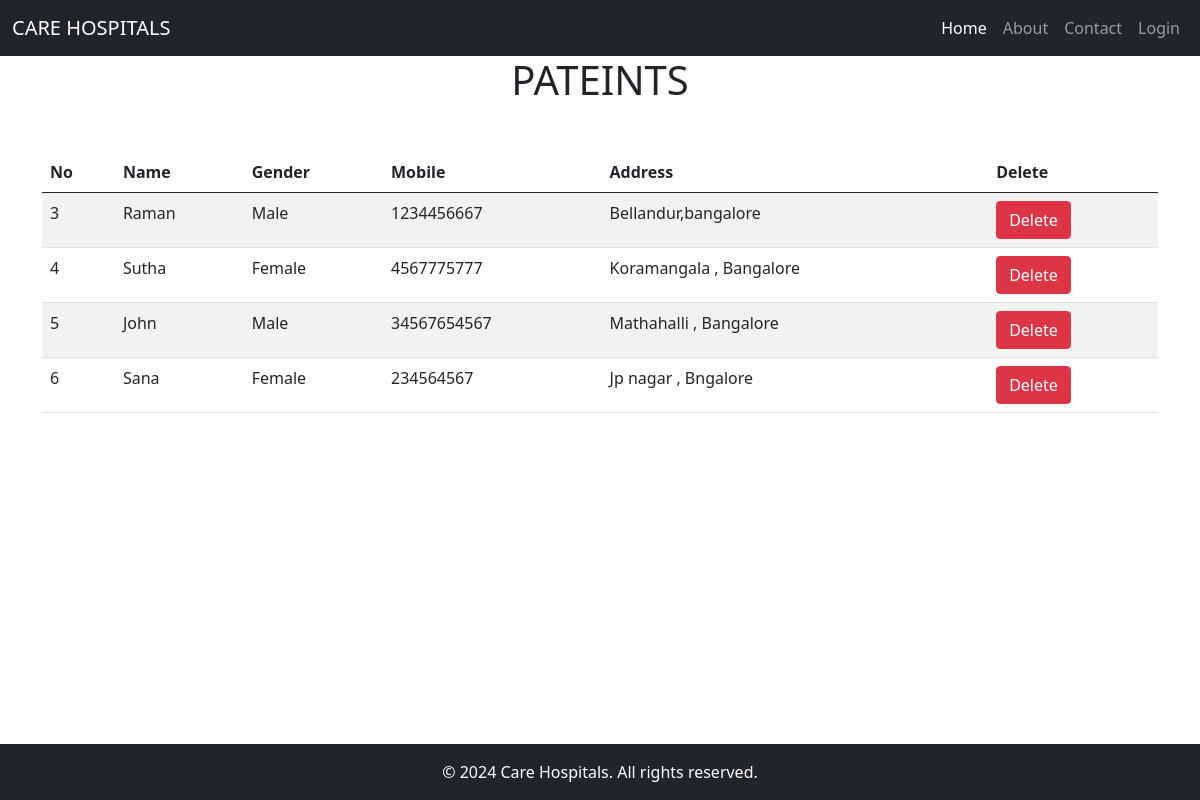
Screenshot of /view_pateint/ with the database file from the repository.
### hospital/models.py (models this page shows, shortened)
class Pateint(models.Model):
    name=models.CharField(max_length=100)
    gender=models.CharField(max_length=10)
    mobile=models.IntegerField(null=True)
    address=models.TextField(max_length=200)

### hospital/views.py (the view)
# urls.py: path('view_pateint/',View_pateint,name='view_pateint'),
def View_pateint(request):
    patient=Pateint.objects.all()
    p={"p":patient}
    return render(request,"view_pateint.html",p)

### hospital/templates/view_pateint.html
{%extends 'base.html'%}
{%block content%}
{% include 'navbar.html'%}
<h1 class="text-center">PATEINTS</h1>
<div class="container mt-5 display" >
    <table class="table table-striped" id="example">
        <thead>
            <tr>
                <th>No</th>
                <th>Name</th>
                <th>Gender</th>
                <th>Mobile</th>
                <th>Address</th>
                <th>Delete</th>
            </tr>
        </thead>
        <tbody>
            {% for i in p%}
            <tr>
                <td>{{i.id}}</td>
                <td>{{i.name}}</td>
                <td>{{i.gender}}</td>
                <td>{{i.mobile}}</td>
                <td>{{i.address}}</td>
                <td><a class="btn btn-danger" onclick="return confirm('Are you sure want to delete?')" href="{% url 'delete_pateint' i.id%}">Delete</a></td>
            </tr>
            {%endfor%}
        </tbody>
    </table>
</div>
{%include 'footer.html'%}
{%endblock content%}

### rows the page displays
Pateint: id "3", name "Raman", gender "Male", mobile "1234456667", address "Bellandur,bangalore"
Pateint: id "4", name "Sutha", gender "Female", mobile "4567775777", address "Koramangala , Bangalore"
Pateint: id "5", name "John", gender "Male", mobile "34567654567", address "Mathahalli , Bangalore"
Pateint: id "6", name "Sana", gender "Female", mobile "234564567", address "Jp nagar , Bngalore"
